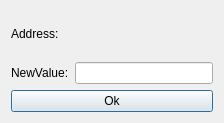
<?xml version="1.0" encoding="UTF-8"?>
<ui version="4.0">
 <class>setAddWindow</class>
 <widget class="QDialog" name="setAddWindow">
  <property name="geometry">
   <rect>
    <x>0</x>
    <y>0</y>
    <width>224</width>
    <height>123</height>
   </rect>
  </property>
  <property name="maximumSize">
   <size>
    <width>440</width>
    <height>230</height>
   </size>
  </property>
  <property name="windowTitle">
   <string>Dialog</string>
  </property>
  <layout class="QGridLayout" name="gridLayout">
   <item row="0" column="0">
    <layout class="QVBoxLayout" name="verticalLayout">
     <item>
      <layout class="QHBoxLayout" name="horizontalLayout">
       <item>
        <widget class="QLabel" name="label">
         <property name="text">
          <string>Address:</string>
         </property>
        </widget>
       </item>
       <item>
        <widget class="QLabel" name="label_3">
         <property name="text">
          <string/>
         </property>
        </widget>
       </item>
      </layout>
     </item>
     <item>
      <layout class="QHBoxLayout" name="horizontalLayout_2">
       <item>
        <widget class="QLabel" name="label_2">
         <property name="text">
          <string>NewValue:</string>
         </property>
        </widget>
       </item>
       <item>
        <widget class="QLineEdit" name="lineEdit">
         <property name="enabled">
          <bool>true</bool>
         </property>
        </widget>
       </item>
      </layout>
     </item>
    </layout>
   </item>
   <item row="1" column="0">
    <widget class="QPushButton" name="pushButton">
     <property name="text">
      <string>Ok</string>
     </property>
    </widget>
   </item>
  </layout>
 </widget>
 <resources/>
 <connections/>
</ui>
